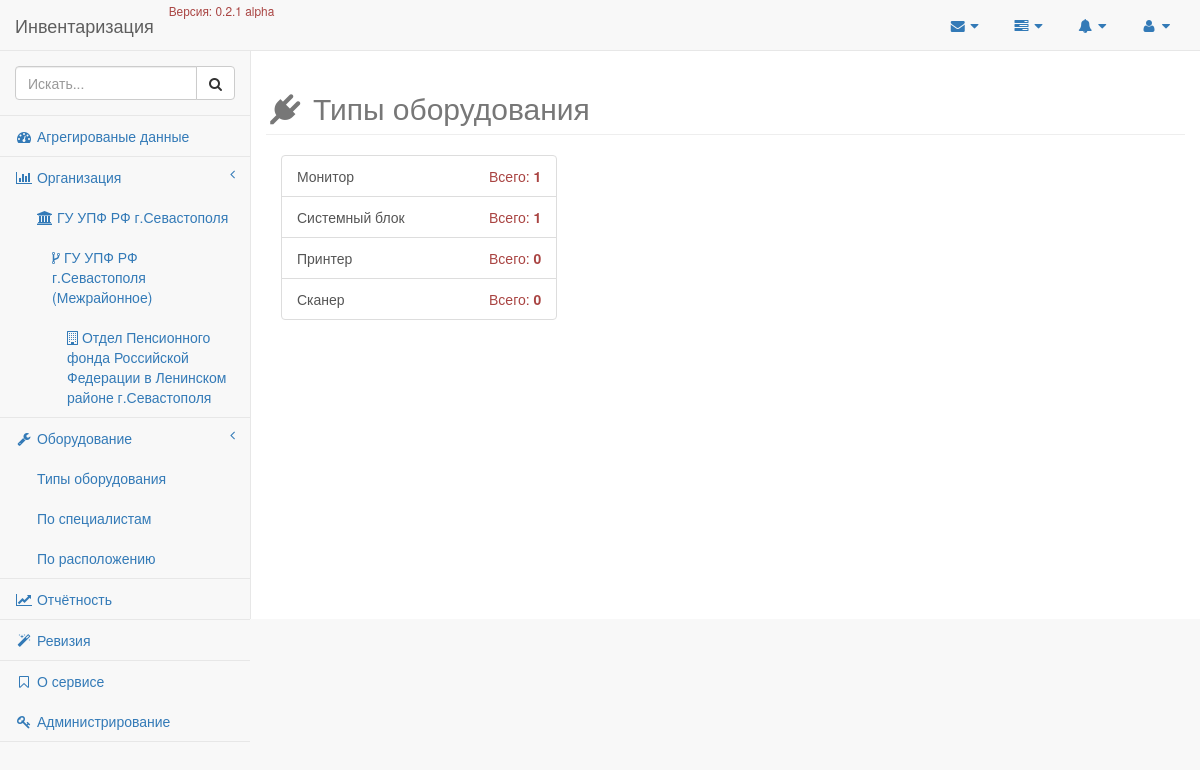
Page /equipments/types/ on the earlier database version.
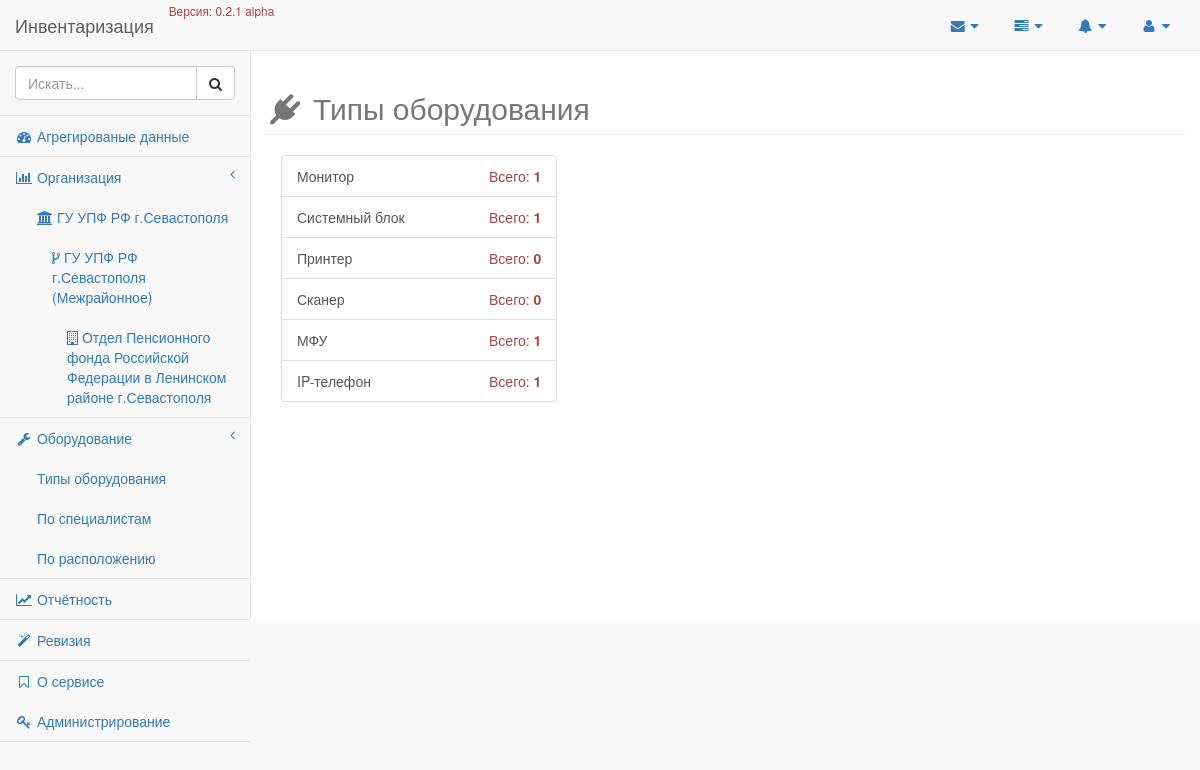
Same page on the later database version.
### employee/models/organisation.py (models this page shows, shortened)
class Organisation(models.Model):
    title = models.CharField(_('Наименование'), max_length=80, unique=True, db_index=True)
    short_title = models.CharField(_('Краткое наименование'), max_length=40, unique=True, null=True, blank=True)
    parent = models.ForeignKey('Organisation', default=0, blank=True, null=True, verbose_name='В подчинении')
    @staticmethod
    def all():
        return Organisation.objects.all()
    def has_subordinates(self):
        if len(self.subordinates()):
            return True
        return False
    def subordinates(self):
        return Organisation.all().filter(parent=self.pk)
    class Meta:
        verbose_name = _('Организация')
        verbose_name_plural = _('Организации')
        app_label = 'employee'

### equipment/models/equipment_types.py (models this page shows, shortened)
class EquipmentTypes(models.Model):
    value = models.CharField('Значение', max_length=50, unique=True, db_index=True)
    annotation = EquipmentTypesAnnotation()
    equipments = EquipmentsTypeManager()
    objects = models.Manager()
    class Meta:
        verbose_name = 'Тип оборудования'
        verbose_name_plural = 'Типы оборудования'
        app_label = 'equipment'
        ordering = ['value']

### equipment/views.py (the view)
class EquipmentTypesView(TemplateView):
    template_name = 'equipment/types.html'
    page_title = 'Типы оборудования'
    type_set_annotation = EquipmentTypes.annotation.all()

### employee/templatetags/organisations_menu.py (called while the page is built)
@register.inclusion_tag('partials/organisations_menu.html')
def organisations_menu():
    menu = Organisation.all().filter(parent=None)
    return {'menu': menu}

### inventory/__init__.py (called while the page is built)
def appname(request):
    return {'appname': __appname__}

def app_version(request):
    return {'app_version': __version__}

### equipment/templates/equipment/types.html (shortened to what this page needs)
{% extends 'layouts/application.html' %}
{% block content %}
    <div class="row">
        <h2 class="page-header text-muted">
            <i class="fa fa-plug fa-fw"></i>
            {{ view.page_title }}
        </h2>
        <div class="col-lg-4">
            <div class="list-group">
                {% for type in view.type_set_annotation %}
                    <a href="{% url 'equipment_type' type.id %}" class="list-group-item">
                        {{ type.value }}
                        <span class="pull-right text-danger">
                            Всего: <b>{{ type.types_count }}</b>
                        </span>
                    </a>
                {% endfor %}
            </div>
        </div>
    </div>
{% endblock %}

### templates/layouts/application.html (shortened to what this page needs)
{% load staticfiles %}
<!DOCTYPE html>
<html lang="en">
<head>
    <link href="{% static 'css/dist/bootstrap.min.css' %}" rel="stylesheet">
    <link href="{% static 'css/dist/sb-admin-2.css' %}" rel="stylesheet">
    <link href="{% static 'css/dist/fonts/font-awesome/css/font-awesome.min.css' %}" rel="stylesheet" type="text/css">
</head>
<body>
    <div id="wrapper">
        <nav class="navbar navbar-default navbar-static-top" role="navigation" style="margin-bottom: 0">
            {% include 'partials/navigation.html' %}
            {% include 'partials/sidebar.html' %}
        </nav>
        <div id="page-wrapper">
            <div class="class">
                {% block content %}
                {% endblock %}
            </div>
        </div>
    </div>
</body>
</html>

### templates/partials/navigation.html (shortened to what this page needs)
<div class="navbar-header">
    <a class="navbar-brand" href="{% url 'dashboard' %}">{{ appname }}</a>
    <small class="text-danger">Версия: {{ app_version }}</small>
</div>
<ul class="nav navbar-top-links navbar-right">
    <li class="dropdown">
        <a class="dropdown-toggle" data-toggle="dropdown" href="#">
            <i class="fa fa-envelope fa-fw"></i>  <i class="fa fa-caret-down"></i>
        </a>
    </li>
    <li class="dropdown">
        <a class="dropdown-toggle" data-toggle="dropdown" href="#">
            <i class="fa fa-tasks fa-fw"></i>  <i class="fa fa-caret-down"></i>
        </a>
    </li>
    <li class="dropdown">
        <a class="dropdown-toggle" data-toggle="dropdown" href="#">
            <i class="fa fa-bell fa-fw"></i>  <i class="fa fa-caret-down"></i>
        </a>
    </li>
    <li class="dropdown">
        <a class="dropdown-toggle" data-toggle="dropdown" href="#">
            <i class="fa fa-user fa-fw"></i>  <i class="fa fa-caret-down"></i>
        </a>
    </li>
</ul>

### templates/partials/sidebar.html
{% load organisations_menu %}
<div class="navbar-default sidebar" role="navigation">
    <div class="sidebar-nav navbar-collapse">
        <ul class="nav" id="side-menu">
            <li class="sidebar-search">
                <div class="input-group custom-search-form">
                    <input type="text" class="form-control" placeholder="Искать...">
                    <span class="input-group-btn">
                    <button class="btn btn-default" type="button">
                        <i class="fa fa-search"></i>
                    </button>
                </span>
                </div>
            </li>
            <li>
                <a href="index.html"><i class="fa fa-dashboard fa-fw"></i> Агрегированые данные</a>
            </li>
            {% organisations_menu %}
            <li>
                <a href="{% url 'equipments' %}"><i class="fa fa-wrench fa-fw"></i> Оборудование <span class="fa arrow"></a>
                <ul class="nav nav-second-level">
                    <li>
                        <a href="{% url 'equipments_types' %}">Типы оборудования</a>
                    </li>
                    <li>
                        <a href="#">По специалистам</a>
                    </li>
                    <li>
                        <a href="#">По расположению</a>
                    </li>
                </ul>
            </li>
            <li>
                <a href="{% url 'reports' %}"><i class="fa fa-line-chart fa-fw"></i> Отчётность</a>
            </li>
            <li>
                <a href="#"><i class="fa fa-magic fa-fw"></i> Ревизия</a>
            </li>
            <li>
                <a href="#"><i class="fa fa-bookmark-o fa-fw"></i> О сервисе</a>
                <a href="{% url 'admin:index' %}"><i class="fa fa-key fa-fw"></i> Администрирование</a>
            </li>
        </ul>
    </div>
</div>

### templates/partials/organisations_menu.html
<li>
    <a href="#"><i class="fa fa-bar-chart-o fa-fw"></i> Организация<span class="fa arrow"></span></a>
    <ul class="nav nav-second-level">
        {% for item in menu %}
            <li>
                <a href="{% url 'employees' pk=item.pk %}">
                    <span class="fa fa-institution"> </span>
                    {{ item.title }}
                </a>
                {% if item.has_subordinates %}
                    <ul class="nav nav-third-level">
                        {% for subordinate in item.subordinates %}
                            <li>
                                <a href="{% url 'employees' pk=subordinate.pk %}">
                                    <span class="fa fa-code-fork"> </span>
                                    {{ subordinate.title }}
                                </a>
                                {% if subordinate.has_subordinates %}
                                    <ul class="nav nav-fourth-level">
                                        {% for sub in subordinate.subordinates %}
                                            <li>
                                                <a href="{% url 'employees' pk=sub.pk %}">
                                                    <span class="fa fa-building-o"> </span>
                                                    {{ sub.title }}
                                                </a>
                                            </li>
                                        {% endfor %}
                                    </ul>
                                {% endif %}
                            </li>
                        {% endfor %}
                    </ul>
                {% endif %}
            </li>
        {% endfor %}
    </ul>
</li>

Differences in the rows shown:
added EquipmentTypes: value "МФУ", types_count "1"
added EquipmentTypes: value "IP-телефон", types_count "1"
